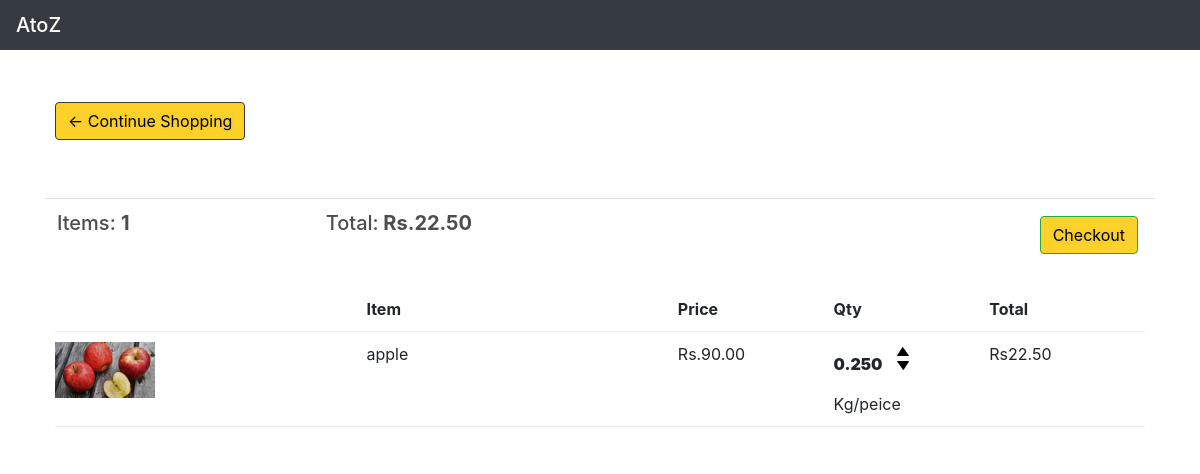
Page /user/add/cart/ (signed in) on the committed database.
### atoz_store/models.py (models this page shows, shortened)
class Order(models.Model):
    customer = models.ForeignKey(Customer,on_delete=models.SET_NULL,blank=True,null=True)
    date_ordered = models.DateTimeField(auto_now_add=True)
    mark = models.IntegerField(default=1)
    complete = models.BooleanField(default=True,null=True,blank=False)
    transaction_id = models.CharField(max_length=128,null=True)
    @property
    def get_cart_total(self):
        orderitem=self.orderitem_set.all()
        total = sum([item.get_total for item in orderitem])
        return total
    @property
    def get_cart_items(self):
        orderitem=self.orderitem_set.all()
        total = sum([self.mark for item in orderitem])
        return total

class OrderItem(models.Model):
    product = models.ForeignKey(Product,on_delete=models.SET_NULL,blank=True,null=True)
    order = models.ForeignKey(Order,on_delete=models.SET_NULL,blank=True,null=True)
    quantity = models.DecimalField(decimal_places=3,max_digits=7 ,default=0,null=True,blank=True)
    date_ordered = models.DateTimeField(auto_now_add=True)
    @property
    def get_total(self):
        total = self.product.price*self.quantity
        return total

class Product(models.Model):
    name = models.CharField(max_length=128,null=True,)
    price = models.DecimalField(max_digits=7, decimal_places=2)
    image = models.ImageField(null=True,blank=True)
    prodtype =models.BooleanField(default=True)
    @property
    def imageURL(self):
        try:
            url = self.image.url
        except:
            url = ''
        return url

### atoz_store/views.py (the view, shortened to what this page needs)
# urls.py: path('cart/',views.cart,name="cart"),
def cart(request):
    if request.user.is_authenticated:
        email = request.user.email
        name = request.user.first_name
        customer,created = Customer.objects.get_or_create(
            email=email,
        )
        customer.name = name
        customer.save()
        order,created = Order.objects.get_or_create(customer=customer,complete=False)
        items = order.orderitem_set.all()
        cartitems = order.get_cart_items
    context = {'items':items,'order':order,'cartitems':cartitems}
    return render(request,'atoz_Store/cart.html',context)

### atoz_store/Templates/atoz_store/cart.html (shortened to what this page needs)
{% extends 'atoz_store/main.html' %}
{% load static %}
{% block content %}
	<div class="row">
		<div class="col-lg-12">
			<div class="box-element">
                <a  class="btn btn-outline-dark" href="{% url 'store' %}">&#x2190; Continue Shopping</a>
			</div>
            <br>
            <br>
            <table class="table">
                <tr>
                    <th><h5>Items: <strong>{{order.get_cart_items}}</strong></h5></th>
                    <th><h5>Total:<strong> Rs.{{order.get_cart_total|floatformat:2}}</strong></h5></th>
                    <th>
                        <a  style="float:right; margin:5px;" class="btn btn-success" href="{% url 'checkout' %}">Checkout</a>
                    </th>
                </tr>
            </table>
			<div class="box-element">
                <div class="cart-row">
					<div style="flex:2"></div>
					<div style="flex:2"><strong>Item</strong></div>
                    <div style="flex:1"><strong>Price</strong></div>
					<div style="flex:1"><strong>Qty</strong></div>
					<div style="flex:1"><strong>Total</strong></div>
            </div>
            {% for item in items%}
            <div class="cart-row">
                <div style="flex:2"><img class="row-image" src="{{item.product.imageURL}}"></div>
                <div style="flex:2"><p>{{item.product.name}}</p></div>
                <div style="flex:1"><p>Rs.{{item.product.price|floatformat:2}}</p></div>
                <div style="flex:1">
                        <p class="quantity"> <strong> {{item.quantity|floatformat:3}}</strong></p>
                    <div class="quantity">
                        <img data-product={{item.product.id}} data-action="add" class="chg-quantity update-cart"  src="{% static  'images/arrow-up.png' %}">
                        <img data-product={{item.product.id}} data-action="remove" class="chg-quantity update-cart" src="{% static  'images/arrow-down.png' %}">
                    </div>
                    <div>Kg/peice</div>
                </div>
                <div style="flex:1"><p>Rs{{item.get_total|floatformat:2}}</p></div>
            </div>
            {% endfor %}
		</div>
    </div>
{% endblock content %}

### atoz_store/static/css/main.css (style rules this page uses)
body { background-color:white; }
h1,h2,h3,h4,h5,h6 { color:hsl(0, 0%, 30%); }
.box-element { padding-left: 20px; background-color: #fff; border-radius: 4px; padding: 10px; }
.col-lg-4, .col-lg-6, .col-lg-8, .col-lg-12 { margin-top: 10px; }
.btn { border-radius: 60; background-color: #fcd12a; color: black; }
.row-image { width: 100px; }
.cart-row { display: flex; align-items: flex-stretch; padding-bottom: 10px; margin-bottom: 10px; border-bottom: 1px solid #ececec; }
.quantity { display: inline-block; font-weight: 700; padding-right:10px; }
.chg-quantity { width: 12px; cursor: pointer; display: block; margin-top: 5px; transition:.1s; }
a { text-shadow: 0px 0px 3px rgba(117, 117, 117, 0.12); color: grey; text-decoration: none }

### rows in the picture
Order: get_cart_items "1", get_cart_total "22.50"
OrderItem: product.imageURL (picture), product.name "apple", product.price "90.00", quantity "0.250", get_total "22.50"
